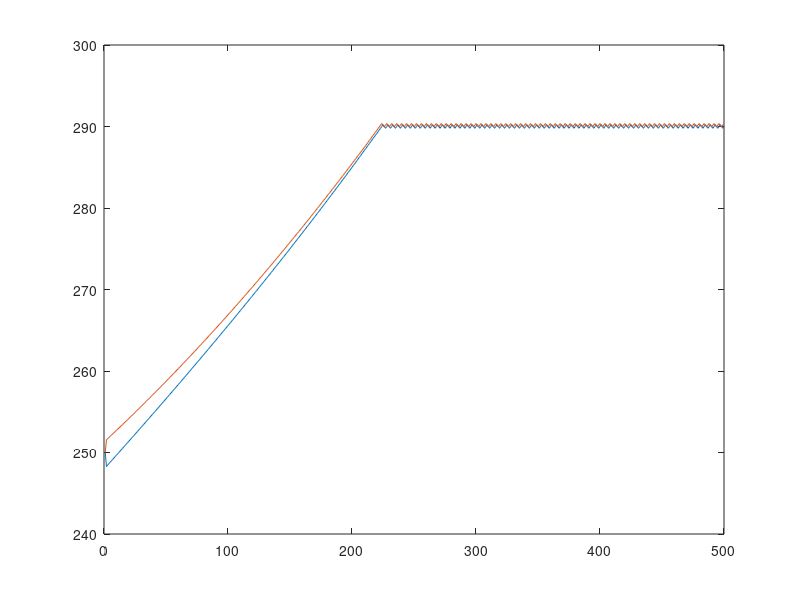

Here is the MATLAB script that generated this plot: (Note: this script raises an error after producing the figure.)
clear; 
load VI_Curve.mat; %MPP ~ 280V
Vg = 400; 
V1 = 250; 
V2 = 250;
I1 = interp1(Vs,Is,V1);
I2 = interp1(Vs,Is,V2); 
Ig = (V1*I1+V2*I2)/Vg; 
V1o = V1*I1/Ig; 
V2o = V2*I2/Ig; 
D1 = V1o/V1; 
D2 = V2o/V2; 
dI_dV1 = interp1(Vs(2:end),dI_dVs,V1); 
dI_dV2 = interp1(Vs(2:end),dI_dVs,V2);

dD = 0.0005; 
D1 = D1 + dD*randn; 
D2 = D2 + dD*randn;

% 100 timestep
for ii = 1:500
   
    V1_log(ii) = V1; 
    V2_log(ii) = V2; 
    D1_log(ii) = D1; 
    D2_log(ii) = D2; 
    Ig_log(ii) = Ig; 
    A = [D1, D2, 0; [-diag([dI_dV1,dI_dV2]),[D1,D2]']];
    b = [Vg, I1-dI_dV1*V1,I2-dI_dV2*V2]';
    x = A\b; 
    
    V1_prev = V1; V2_prev = V2; I1_prev = I1; I2_prev = I2; 
    P1_prev = V1_prev*I1_prev; 
    P2_prev = V2_prev*I2_prev; 
   
    V1 = x(1); V2 = x(2); Ig = x(3); 
%     I1 = I1 +dI_dV1*(V1-V1_prev); %assume the local linearization is exact (avoid resolving system)
%     I2 = I2 +dI_dV2*(V2-V2_prev); 
    
    I1 = interp1(Vs,Is,V1);
    I2 = interp1(Vs,Is,V2); 
%     update linearization
    dI_dV1 = interp1(Vs(2:end),dI_dVs,V1); 
    dI_dV2 = interp1(Vs(2:end),dI_dVs,V2);

    P1 = V1*I1; P2 = V2*I2;
    
    if P1>P1_prev
        if V1>V1_prev
            D1 = D1-dD; 
        else
            D1 = D1+dD; 
        end
    else
        if V1>V1_prev
            D1 = D1+dD; 
        else
            D1 = D1-dD; 
        end
    end
    
    if P2>P2_prev
        if V2>V2_prev
            D2 = D2-dD; 
        else
            D2 = D2+dD; 
        end
    else
        if V2>V2_prev
            D2 = D2+dD; 
        else
            D2 = D2-dD; 
        end
    end
    
    D1 = max(D1,0);D1 = min(D1,1); 
    D2 = max(D2,0); D2 = min(D2,1); 
    %fprintf('V1 is %f, V2 is %f\r\n',V1,V2); 
    
    
end

figure; plot(V1_log); hold on; plot(V2_log); yyaxis right; plot(Ig_log); 

% This is possible since you don't have to worry about grid current 

